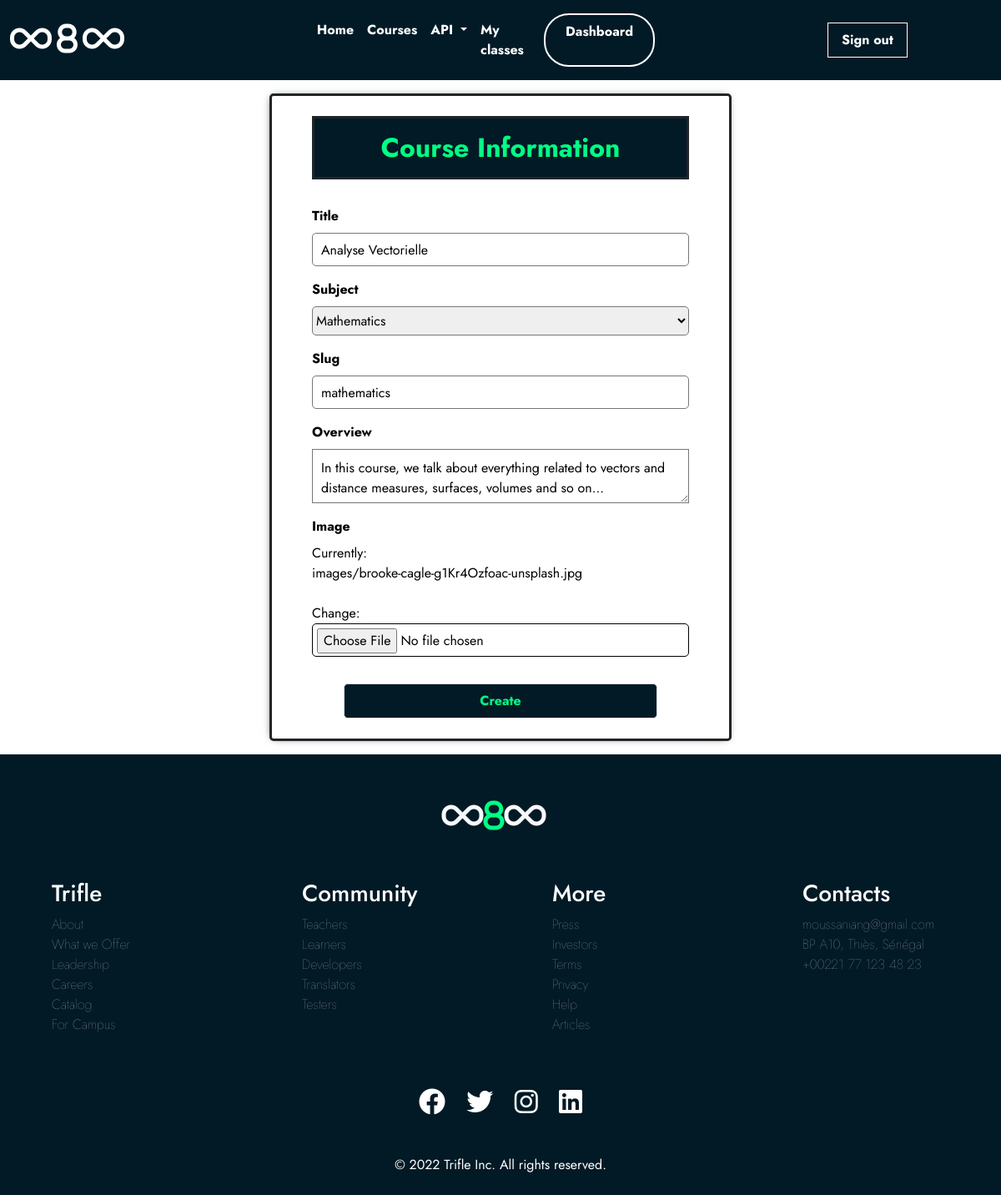
The page /course/8/edit/ (signed in) on the database its author committed.
### courses/models.py (models this page shows, shortened)
class Course(models.Model):
    owner = models.ForeignKey(User, related_name='courses_created', on_delete=models.CASCADE)
    subject = models.ForeignKey(Subject, related_name='courses', on_delete=models.CASCADE)
    title = models.CharField(max_length=200)
    slug = models.SlugField(max_length=200, unique=True)
    overview = models.TextField()
    created = models.DateTimeField(auto_now_add=True)
    updated = models.DateTimeField(auto_now=True)
    students = models.ManyToManyField(User, related_name='courses_joined', blank=True)
    image = models.FileField(upload_to='images')
    class Meta:
        ordering = ['-created']

### courses/views.py (the view)
# urls.py: path('<pk>/edit/', views.CourseUpdateView.as_view(), name='course_edit'),
class CourseUpdateView(OwnerCourseEditMixin, UpdateView):
    permission_required = 'courses.change_course'

### courses/models.py (called while the page is built)
    def __str__(self):
        return self.title

### courses/views.py (called while the page is built)
    def get_queryset(self):
        qs = super().get_queryset()
        return qs.filter(owner=self.request.user)

### courses/templates/courses/manage/course/form.html (shortened to what this page needs)
{% extends "base.html" %}
{% load static %}
{% block extracss %} <link rel="stylesheet" href="{% static 'css/course_creation_form.css' %}"> {% endblock %}
{% block content %}
  <div class="container d-flex align-items-center m-0 p-3 justify-content-center m-auto">
    <form method="post" class="col-6 px-5 py-4 border border-3 border-dark creation-form d-flex flex-column bg-white rounded-3">
      <h2 class="mb-4 fw-bold mx-auto color-green bg-blue border border-3 border-dark w-100 p-3 text-center">Course Information</h2>
      <div class="form-group d-flex flex-column my-2">
        <label for="{{ form.title.id_for_label }}" class="mb-2 fw-bold color-dark border-secondary">Title</label>
        {{form.title}}
      </div>
      <div class="form-group d-flex flex-column my-2">
          <label for="{{ form.subject.id_for_label }}" class="mb-2 fw-bold color-dark">Subject</label>
          {{form.subject}}
      </div>
      <div class="form-group d-flex flex-column my-2">
        <label for="{{ form.slug.id_for_label }}" class="mb-2 fw-bold color-dark">Slug</label>
        {{form.slug}}
      </div>
      <div class="form-group d-flex flex-column my-2">
          <label for="{{ form.overview.id_for_label }}" class="mb-2 fw-bold color-dark">Overview</label>
          {{form.overview}}
      </div>
      <div class="form-group d-flex flex-column my-2">
        <label for="{{ form.image.id_for_label }}" class="mb-2 fw-bold color-dark">Image</label>
        {{form.image}}
      </div>
      <button type="submit" class="col-10 mt-4 create-button px-4 py-2 m-auto fw-bold border rounded-3 fw-bold bg-green bg-blue color-green">Create</button>
    </form>
  </div>
   {% endblock %}

### static/css/base.css (style rules this page uses)
:root { --blue: rgb(2, 26, 38); --green: #00ff84; --orange: #FF4949; --purple: rgb(40, 0, 200); }
html { font-size: 16px; }
body { padding: 0px; font-family: 'Glacial Indifference', 'GT Walsheim', 'Jost', 'Roboto'; color: black !important; display: flex; flex-direction: column; justify-content: space-between; min-height: 100vh; }
a { text-decoration: none; color: black; }
.bg-green { background-color: var(--green); }
.color-green { color: var(--green); }
.bg-blue { background-color: var(--blue); }

### static/css/course_creation_form.css (style rules this page uses)
form { box-shadow: -1px 0px 10px -5px #000000;; }
input { border-style: solid !important; border-width: 1px; height: 40px; border-radius: 5px; padding: 10px; box-shadow: none; }
input[type=file] { padding: 5px; }
textarea { border-style: solid; height: 65px; padding: 10px; }
select { border-style: solid; height: 35px; border-radius: 5px; }
.create-button { border-style: none; }

### rows shown on the page
Course: title "Analyse Vectorielle", subject "Mathematics", slug "mathematics", overview "In this course, we talk about everything related to vectors and distance measures, surfaces, volumes and so on..."
